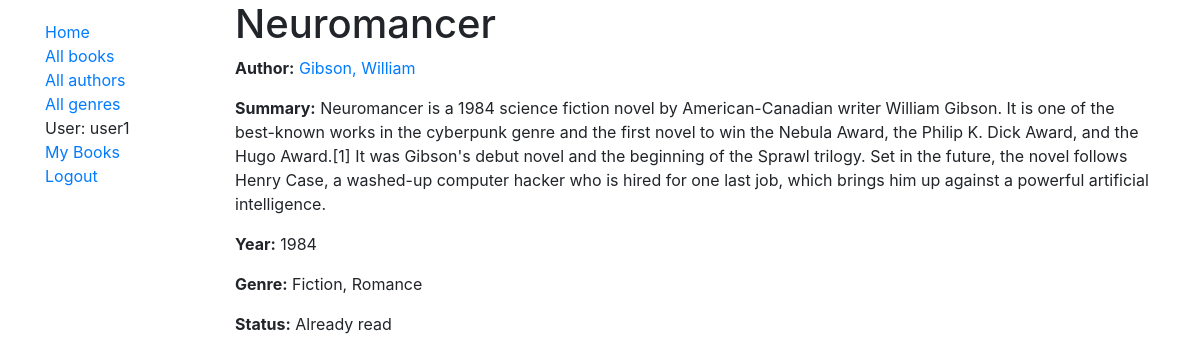
Page /catalog/book/d0b9dd65-1ef2-4419-a067-2c172cb54529 (signed in) on the committed database.
### catalog/models.py (models this page shows, shortened)
class Book(models.Model):
    id = models.UUIDField(primary_key=True, default=uuid.uuid4)
    title = models.CharField(max_length=200)
    author = models.ForeignKey('Author', on_delete=models.SET_NULL, null=True)
    summary = models.TextField(max_length=1000)
    year = models.CharField(max_length=200, null=True, blank=True)
    genre = models.ManyToManyField(Genre)
    owner = models.ForeignKey(User, on_delete=models.SET_NULL, null=True, blank=True)
    READ_STATUS = {
        ('w', 'Want to read'),
        ('a', 'Already read'),
        ('r', 'Reading now')
    }
    status = models.CharField(
        max_length=1,
        choices=READ_STATUS,
        blank=True,
        default='w'
    )

class Author(models.Model):
    first_name = models.CharField(max_length=100)
    last_name = models.CharField(max_length=100)
    date_of_birth = models.DateField(null=True, blank=True)
    date_of_death = models.DateField('Date of Death', null=True, blank=True)
    class Meta:
        ordering = ['last_name', 'first_name']
    def get_absolute_url(self):
        return reverse('author-detail', args=[str(self.id)])
    def __str__(self):
        return f'{self.last_name}, {self.first_name}'

class Genre(models.Model):
    name = models.CharField(max_length=200)
    def __str__(self):
        return self.name

### catalog/views.py (the view)
# urls.py: path('book/<str:pk>', views.BookDetailView.as_view(), name='book-detail'),
class BookDetailView(LoginRequiredMixin, generic.DetailView):
    model = Book

### catalog/templates/catalog/book_detail.html
{% extends "base_generic.html" %}
{% block content %}
  <h1>{{ book.title }}</h1>
  <p><strong>Author:</strong> <a href="{{ book.author.get_absolute_url }}">{{ book.author }}</a></p>
  <p><strong>Summary:</strong> {{ book.summary }}</p>
  <p><strong>Year:</strong> {{ book.year }}</p>
  <p><strong>Genre:</strong> {{ book.genre.all|join:", " }}</p>
  <p><strong>Status:</strong> {{ book.get_status_display }}</p>
{% endblock %}

### catalog/templates/base_generic.html (shortened to what this page needs)
<!doctype html>
<html lang="en">
  <head>
    <link rel="stylesheet" href="https://stackpath.bootstrapcdn.com/bootstrap/4.3.1/css/bootstrap.min.css">
    {% load static %}
    <link rel="stylesheet" href="{% static 'css/styles.css' %}">
  </head>
  <body>
    <section class="container">
      <div class="row">
        <div class="col-sm-2">
        {% block sidebar %}
          <ul class="sidebar-nav">
            <li><a href="{% url 'index' %}">Home</a></li>
            <li><a href="{% url 'books' %}">All books</a></li>
            <li><a href="{% url 'authors' %}">All authors</a></li>
            <li><a href="{% url 'genres' %}">All genres</a></li>
            {% if user.is_authenticated %}
              <li>User: {{ user.get_username }}</li>
              <li><a href="{% url 'my-owned' %}">My Books</a></li>
              <li><a href="{% url 'logout'%}?next={{request.path}}">Logout</a></li>
            {% else %}
              <li><a href="{% url 'login'%}?next={{request.path}}">Login</a></li>
            {% endif %}
          </ul>
        {% endblock %}
        </div>
        <div class="col-sm-10">{% block content %}{% endblock %}</div>
      </div>
    </section>
  </body>
</html>

### catalog/static/css/styles.css (style rules this page uses)
.sidebar-nav { margin-top: 20px; padding: 0; list-style: none; }

### rows in the picture
Book: title "Neuromancer", author "Gibson, William", summary "Neuromancer is a 1984 science fiction novel by American-Canadian writer William Gibson. It is one of the best-known works in the cyberpunk genre and the first novel to win the Nebula Award, the Philip K. Dick Award, and the Hugo Award.[1] It was Gibson's debut novel and the beginning of the Sprawl trilogy. Set in the future, the novel follows Henry Case, a washed-up computer hacker who is hired for one last job, which brings him up against a powerful artificial intelligence.", year "1984", genre.all "Fiction, Romance", status "Already read"

### other values in the picture
{{ user.get_username }} "user1"
